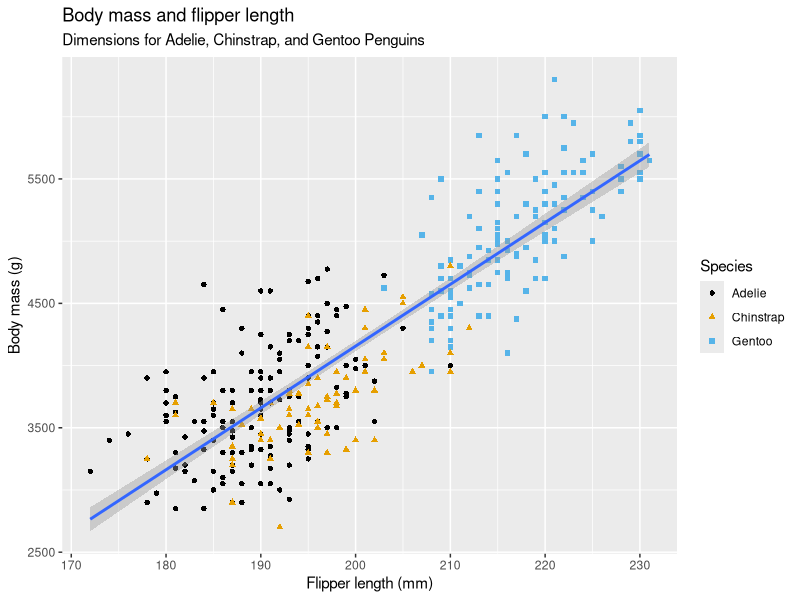
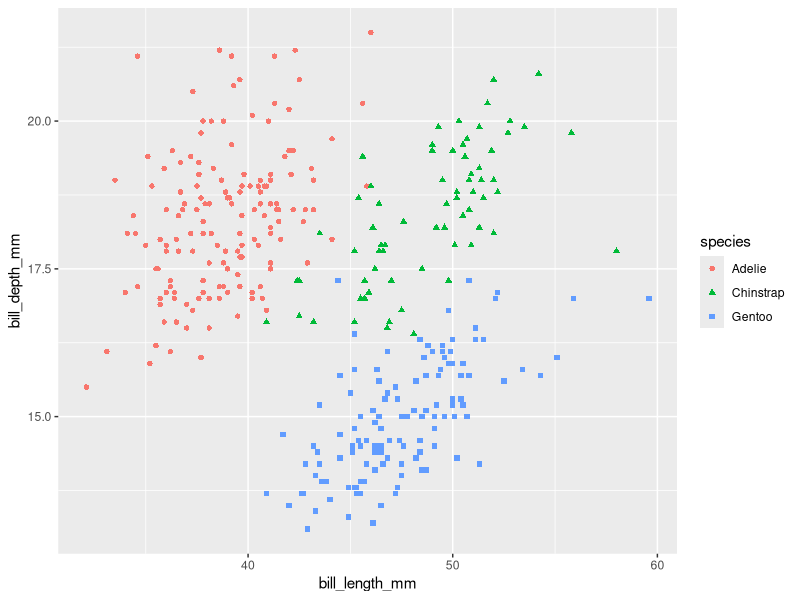
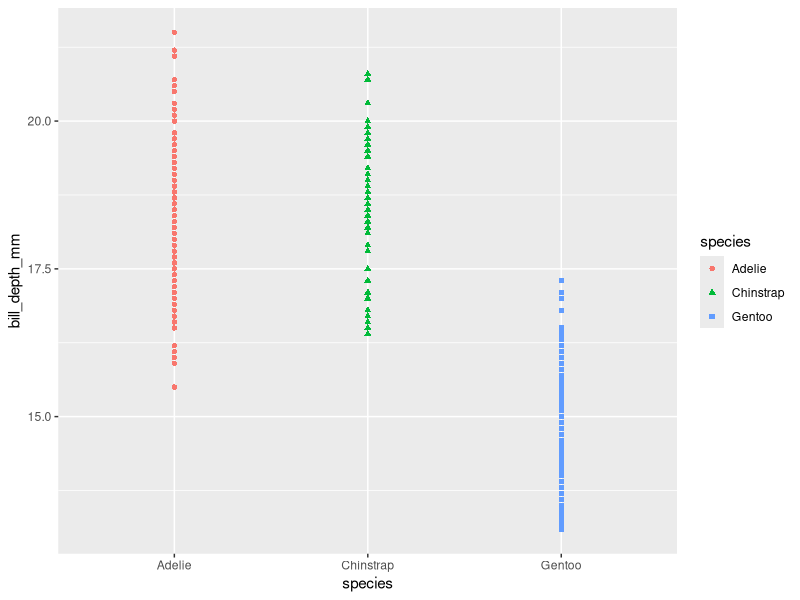
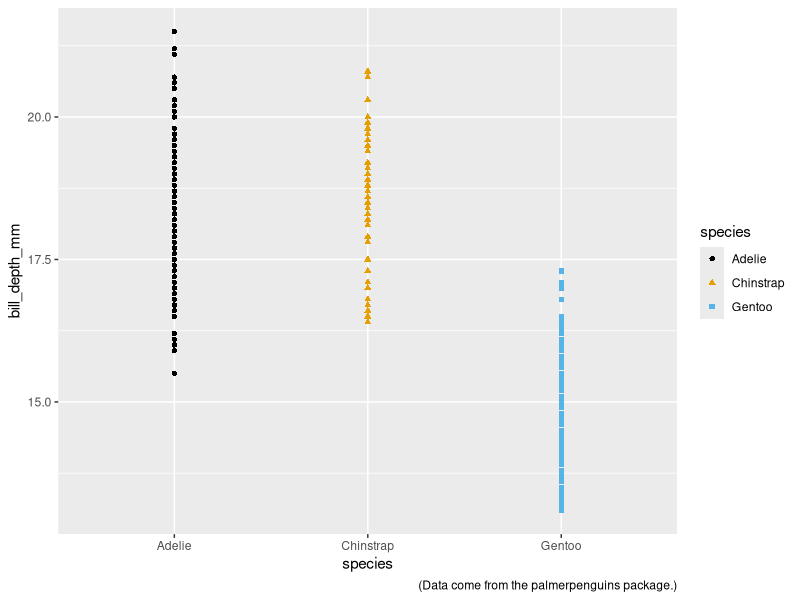
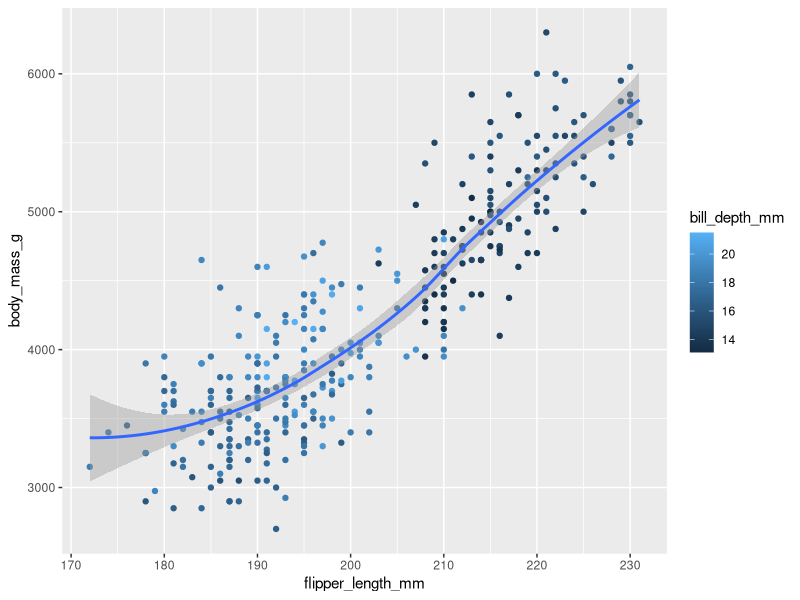
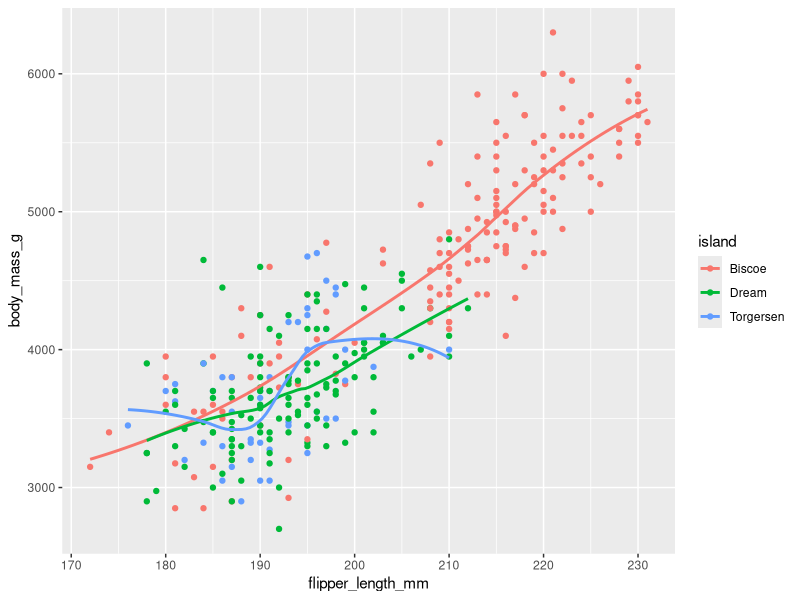
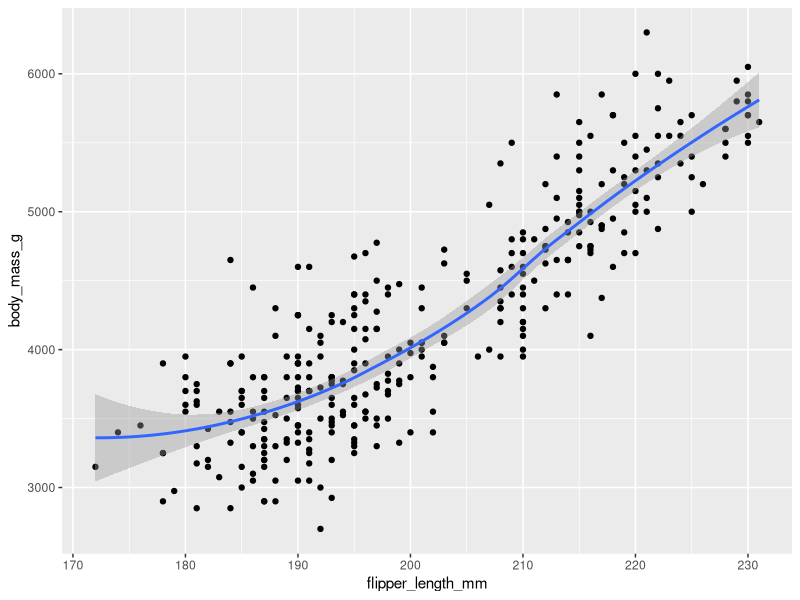
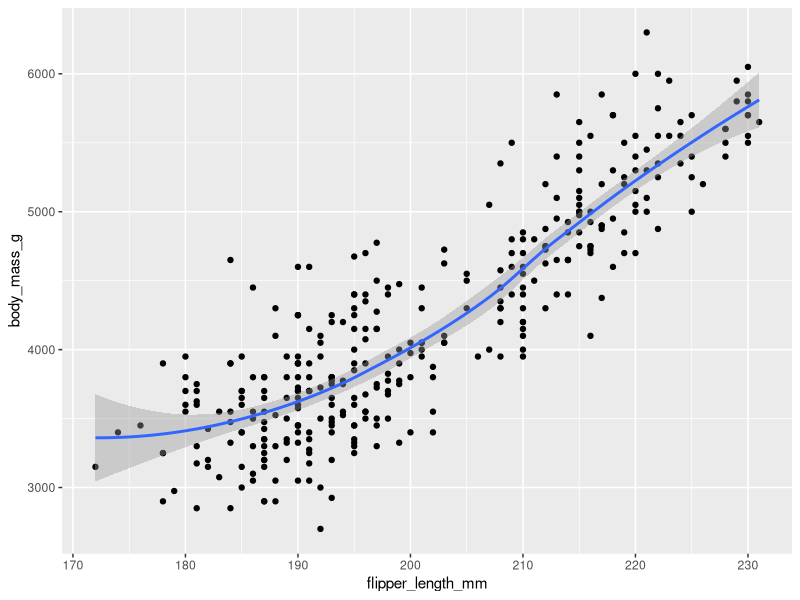

Generate these figures, in order, with R:
### Data Visualization

library(tidyverse)
library(palmerpenguins)
library(ggthemes)
library(ggplot2)

penguins = palmerpenguins::penguins

"
For an alternative view, where you can see all variables 
And the first few observations of each variable, use glimpse()
"

glimpse(penguins)

ggplot( data = penguins,
        mapping = aes(x = flipper_length_mm, y = body_mass_g)
) +
  geom_point(mapping = aes(color = species, shape = species)) + #Each geom function in ggplot2 can also take a mapping argument
  geom_smooth(method = "lm") +  #we will specify that we want to draw the line of best fit based on a linear model with method = "lm"
  labs(
    title = "Body mass and flipper length",
    subtitle = "Dimensions for Adelie, Chinstrap, and Gentoo Penguins",
    x = "Flipper length (mm)", y = "Body mass (g)",
    color = "Species", shape = "Species"
  ) +
  scale_color_colorblind()



# 1.2.5 Exercises

# 1. How many rows are in penguins? How many columns?
glimpse(penguins)

# Answer 344 rows and 8 columns



# 2. What does the bill_depth_mm variable in the penguins data frame describe? Read the help for ?penguins to find out.

?penguins

# Answer a number denoting bill depth (millimeters)



# 3. Make a scatterplot of bill_depth_mm vs. bill_length_mm. 
#    That is, make a scatterplot with bill_depth_mm on the y-axis and bill_length_mm on the x-axis. 
#    Describe the relationship between these two variables.

ggplot( data = penguins,
        mapping = aes(x = bill_length_mm, y = bill_depth_mm)
) +
  geom_point(mapping = aes(color = species, shape = species))

# Answer bill length and bill depth shows a grouping in the species.



# 4. What happens if you make a scatterplot of species vs. bill_depth_mm? What might be a better choice of geom?

ggplot( data = penguins,
        mapping = aes(x = species, y = bill_depth_mm)
) +
  geom_point(mapping = aes(color = species, shape = species))

# Answer Not really because bill_depth_mm of the Adelie and Chinstrap are very alike compared to previous plot.



# 5. Why does the following give an error and how would you fix it?

#ggplot(data = penguins) + 
#  geom_point()

# Answer missing x and y arguments



# 6. What does the na.rm argument do in geom_point()? What is the default value of the argument? 
#    Create a scatterplot where you successfully use this argument set to TRUE.

# Answer na.rm removing missing values from data



# 7.Add the following caption to the plot you made in the previous exercise: 
#   “Data come from the palmerpenguins package.” Hint: Take a look at the documentation for labs().

ggplot( data = penguins,
        mapping = aes(x = species, y = bill_depth_mm)
) +
  geom_point(mapping = aes(color = species, shape = species)) +
  labs(caption = "(Data come from the palmerpenguins package.)") +
  scale_color_colorblind()

# 8. Recreate the following visualization. What aesthetic should bill_depth_mm be mapped to? 
# And should it be mapped at the global level or at the geom level?

# Answer aesthetic bill_depth_mm should be mapped to geom_smooth
# Answer at the geom level

ggplot( data = penguins,
        mapping = aes(x = flipper_length_mm, y = body_mass_g)
) +
  geom_point(mapping = aes(color = bill_depth_mm)) +
  geom_smooth()


# 9. Run this code in your head and predict what the output will look like. 
# Then, run the code in R and check your predictions.

ggplot(
  data = penguins,
  mapping = aes(x = flipper_length_mm, y = body_mass_g, color = island)
) +
  geom_point() +
  geom_smooth(se = FALSE)

# Answer geom_smooth(se = FALSE) = Display confidence interval around smooth? (TRUE by default, see level to control.) 
# Answer color = island shows the color of each of the island's compare the body_mass_G an flipper_length_mm

# 10. Will these two graphs look different? Why/why not?

ggplot(
  data = penguins,
  mapping = aes(x = flipper_length_mm, y = body_mass_g)
) +
  geom_point() +
  geom_smooth()

ggplot() +
  geom_point(
    data = penguins,
    mapping = aes(x = flipper_length_mm, y = body_mass_g)
  ) +
  geom_smooth(
    data = penguins,
    mapping = aes(x = flipper_length_mm, y = body_mass_g)
  )

# Answer they use the same global level data from the first in both geom levels